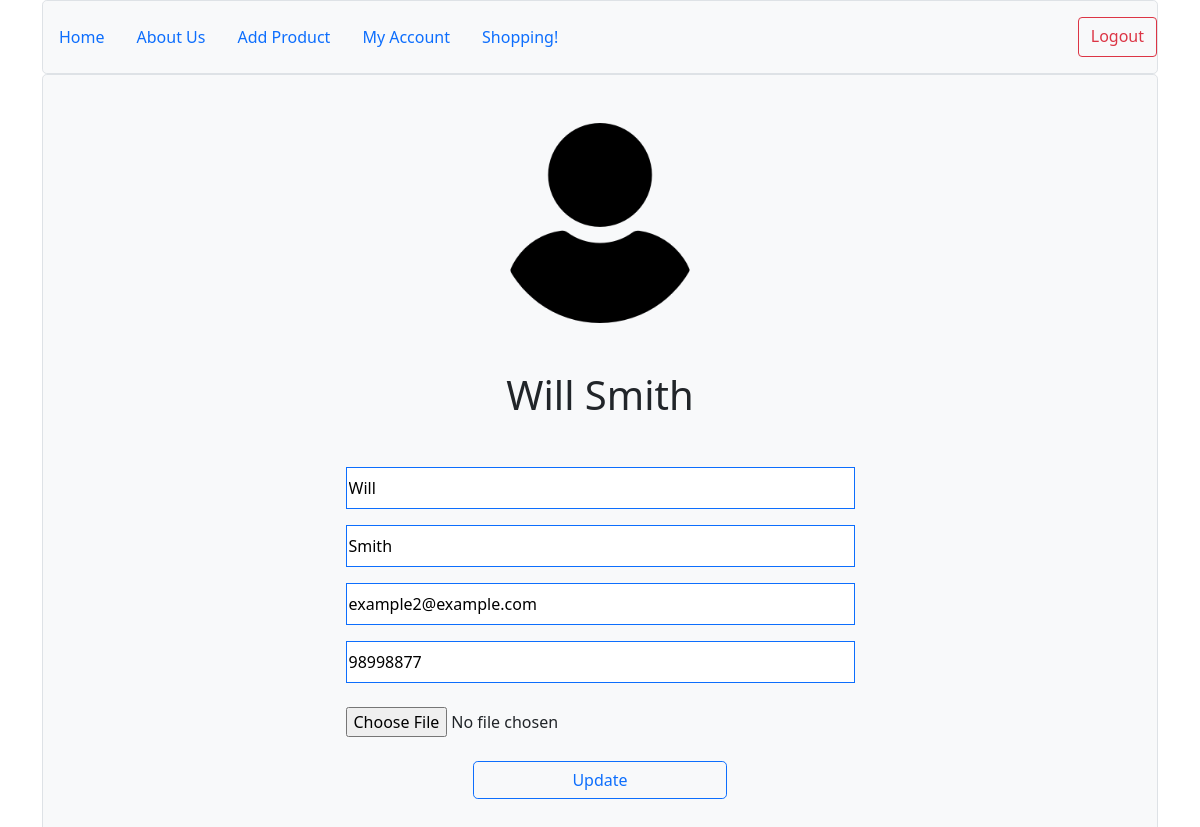
Page /account (signed in) on the earlier database version.
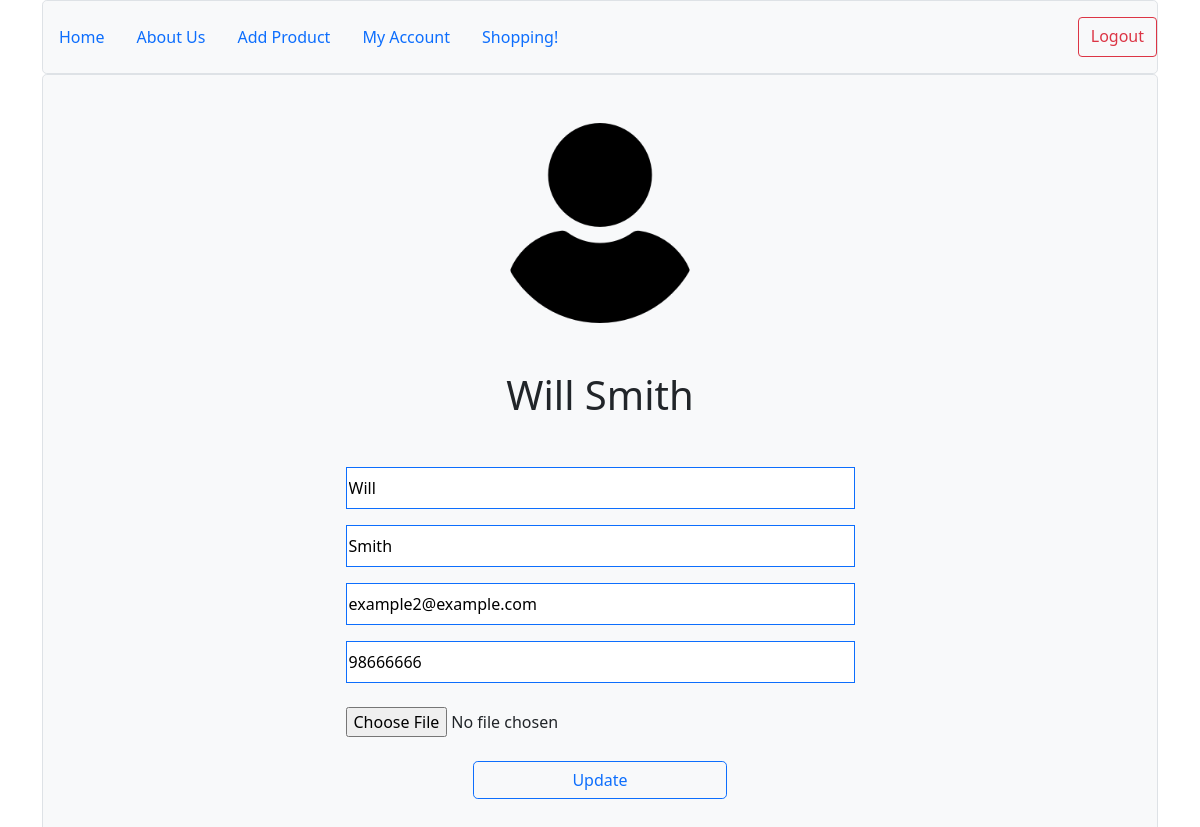
Same page on the later database version.
### myproject/modles.py (models this page shows, shortened)
class User(db.Model, UserMixin):
    __tablename__ = 'users'
    id = db.Column(db.Integer, primary_key=True)
    name = db.Column(db.String(64))
    surname = db.Column(db.String(64))
    phone = db.Column(db.Integer, unique=True, index=True)
    email = db.Column(db.String(128), unique=True, index=True)
    profile_image = db.Column(db.String(128), nullable=False, default='default_profile_image.png')
    password_hash = db.Column(db.String(128))
    products = db.relationship('Product', backref='author', lazy=True)
    buyers = db.relationship('Buyer', backref='author', lazy=True)

### myproject/users/views.py (the view)
@users.route('/account', methods=['GET', 'POST'])
@login_required
def account():
    form = UpdateUserForm()
    if form.validate_on_submit():
        if form.picture.data:
            username = current_user.name + current_user.surname
            pic = add_profile_pic(form.picture.data, username)
            current_user.profile_image = pic
        current_user.name = form.name.data
        current_user.surname = form.surname.data
        current_user.phone = form.phone.data
        current_user.email = form.email.data
        db.session.commit()
        return redirect(url_for('users.account'))
    elif request.method == 'GET':
        form.name.data = current_user.name
        form.surname.data = current_user.surname
        form.phone.data = current_user.phone
        form.email.data = current_user.email
    profile_image = url_for('static', filename='profile_pics/'+current_user.profile_image)
    return render_template('account.html', profile_image=profile_image, form=form)

### myproject/users/forms.py (shortened to what this page needs)
class UpdateUserForm(FlaskForm):
    name = StringField('Name', validators=[DataRequired()])
    surname = StringField('Surname', validators=[DataRequired()])
    email = StringField('Email', validators=[DataRequired(), Email()])
    phone = StringField('Phone', validators=[DataRequired()])
    picture = FileField('Profile Picture', validators=[FileAllowed(['png', 'jpg'])])
    submit = SubmitField('Update')

### myproject/modles.py (called while the page is built)
@login_manager.user_loader
def load_user(user_id):
    return User.query.get(user_id)

### myproject/templates/account.html (shortened to what this page needs)
{% extends 'base.html' %}
{% block content %}
    <div class="col">
        <div class="h-100 p-5 bg-light border rounded-3 text-center">
            <img class="mb-5" src="{{url_for('static', filename='profile_pics/'+current_user.profile_image)}}" height="200px">
            <h1 class="mb-5"> {{current_user.name}} {{current_user.surname}} </h1>
            <form method="POST" action="" enctype="multipart/form-data">
                {{form.name(placeholder='Enter a name', class='w-50 pt-2 pb-2 border border-primary')}} <br>
                {{form.surname(placeholder='Enter a surname', class='w-50 mt-3 pt-2 pb-2 border border-primary')}} <br>
                {{form.email(placeholder='Enter a email', class='w-50 mt-3 pt-2 pb-2 border border-primary')}} <br>
                {{form.phone(placeholder='Enter a phone', class='w-50 mt-3 pt-2 pb-2 border border-primary')}} <br>
                {{form.picture(class='w-50 mt-3 pt-2 pb-2')}} <br>
                {{form.submit(class='mt-3 btn btn-outline-primary rounded-3 w-25')}}
            </form>
        </div>
    </div>
{% endblock %}

Differences in the rows shown:
changed User "Will": phone "98998877" → "98666666"
